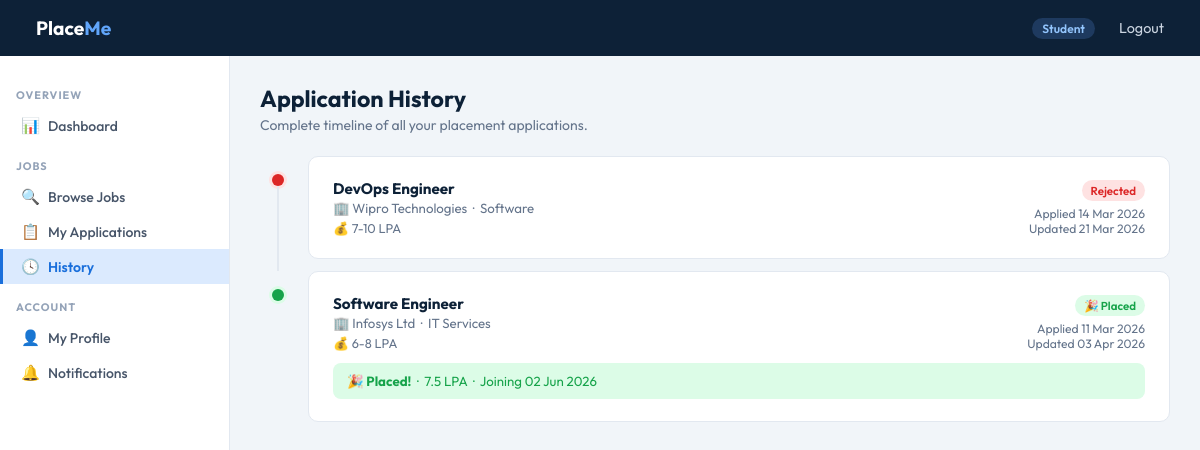
The page /student/applications/history (signed in) on the database its author committed.
### app.py (models this page shows, shortened)
class Application(db.Model):
    __tablename__ = 'application'
    id           = db.Column(db.Integer, primary_key=True)
    student_id   = db.Column(db.Integer, db.ForeignKey('student.id'), nullable=False)
    job_id       = db.Column(db.Integer, db.ForeignKey('job_position.id'), nullable=False)
    status       = db.Column(db.String(20), default='Applied')  # Applied → Shortlisted → Selected / Rejected / Placed
    applied_date = db.Column(db.DateTime, default=datetime.utcnow)
    updated_date = db.Column(db.DateTime, default=datetime.utcnow)
    placement = db.relationship(
        'Placement', backref='application',
        uselist=False, cascade='all, delete-orphan'
    )

class JobPosition(db.Model):
    __tablename__ = 'job_position'
    id              = db.Column(db.Integer, primary_key=True)
    company_id      = db.Column(db.Integer, db.ForeignKey('company.id'), nullable=False)
    title           = db.Column(db.String(100), nullable=False)
    description     = db.Column(db.Text)
    required_skills = db.Column(db.Text)
    experience      = db.Column(db.String(50))
    salary_range    = db.Column(db.String(50))
    status          = db.Column(db.String(20), default='Active')  # Active / Closed
    is_approved     = db.Column(db.Boolean, default=False)
    posted_date     = db.Column(db.DateTime, default=datetime.utcnow)
    applications = db.relationship(
        'Application', backref='job_position',
        lazy=True, cascade='all, delete-orphan'
    )

class Company(db.Model):
    __tablename__ = 'company'
    id              = db.Column(db.Integer, primary_key=True)
    name            = db.Column(db.String(100), nullable=False)
    email           = db.Column(db.String(120), unique=True, nullable=False)
    password        = db.Column(db.String(200), nullable=False)
    industry        = db.Column(db.String(100))
    contact         = db.Column(db.String(20))
    is_approved     = db.Column(db.Boolean, default=False)
    is_active       = db.Column(db.Boolean, default=True)
    registered_date = db.Column(db.DateTime, default=datetime.utcnow)
    job_positions = db.relationship(
        'JobPosition', backref='company',
        lazy=True, cascade='all, delete-orphan'
    )

class Placement(db.Model):
    __tablename__ = 'placement'
    id             = db.Column(db.Integer, primary_key=True)
    application_id = db.Column(db.Integer, db.ForeignKey('application.id'), nullable=False)
    placement_date = db.Column(db.DateTime, default=datetime.utcnow)
    joining_date   = db.Column(db.Date)
    salary         = db.Column(db.String(50))

### app.py (the view)
@app.route('/student/applications/history')
def student_application_history():
    if session.get('role') != 'student':
        return redirect(url_for('login'))
    applications = Application.query.filter_by(
        student_id=session['user_id']
    ).order_by(Application.applied_date.desc()).all()
    history = [
        {
            'application': a,
            'job':         a.job_position,
            'company':     a.job_position.company,
            'status':      a.status,
            'applied_on':  a.applied_date,
            'updated_on':  a.updated_date,
        }
        for a in applications
    ]
    return render_template('student_application_history.html', history=history)

### app.py (called while the page is built)
@app.context_processor
def inject_student():
    if session.get('role') == 'student':
        return dict(student=Student.query.get(session['user_id']))
    return dict(student=None)

### templates/student_application_history.html (shortened to what this page needs)
{% extends "base.html" %}
{% block content %}
<div class="page-header">
  <h1>Application History</h1>
  <p>Complete timeline of all your placement applications.</p>
</div>
{% if history %}
<div style="display:flex;flex-direction:column;gap:0;">
  {% for entry in history %}
  <div style="display:flex;gap:0;position:relative;">
    <div style="display:flex;flex-direction:column;align-items:center;width:36px;flex-shrink:0;">
      <div style="width:12px;height:12px;border-radius:50%;margin-top:18px;flex-shrink:0;
        background:{% if entry.status == 'Placed' or entry.status == 'Selected' %}var(--green)
        {% elif entry.status == 'Rejected' %}var(--red)
        {% elif entry.status == 'Shortlisted' %}var(--amber)
        {% elif entry.status == 'Interview' %}#7c3aed
        {% else %}var(--blue){% endif %};
        box-shadow:0 0 0 3px {% if entry.status == 'Placed' or entry.status == 'Selected' %}#dcfce7
        {% elif entry.status == 'Rejected' %}#fee2e2
        {% elif entry.status == 'Shortlisted' %}#fef3c7
        {% elif entry.status == 'Interview' %}#f3e8ff
        {% else %}var(--blue-lt){% endif %};"></div>
      {% if not loop.last %}
      <div style="width:2px;flex:1;background:var(--border);min-height:16px;"></div>
      {% endif %}
    </div>
    <div class="card" style="flex:1;margin-bottom:12px;margin-left:12px;">
      <div style="display:flex;justify-content:space-between;flex-wrap:wrap;gap:8px;">
        <div>
          <div style="font-weight:700;font-size:.95rem;color:var(--navy);">{{ entry.job.title }}</div>
          <div style="font-size:.83rem;color:var(--gray);margin-top:2px;">
            🏢 {{ entry.company.name }}{% if entry.company.industry %} &nbsp;·&nbsp; {{ entry.company.industry }}{% endif %}
          </div>
          {% if entry.job.salary_range %}
          <div style="font-size:.8rem;color:var(--gray);margin-top:4px;">💰 {{ entry.job.salary_range }}</div>
          {% endif %}
        </div>
        <div style="text-align:right;">
          {% if entry.status == 'Applied' %}<span class="badge badge-blue">Applied</span>
          {% elif entry.status == 'Shortlisted' %}<span class="badge badge-amber">⭐ Shortlisted</span>
          {% elif entry.status == 'Interview' %}<span class="badge badge-purple">🗓 Interview</span>
          {% elif entry.status == 'Selected' %}<span class="badge badge-green">✅ Selected</span>
          {% elif entry.status == 'Placed' %}<span class="badge badge-green">🎉 Placed</span>
          {% elif entry.status == 'Rejected' %}<span class="badge badge-red">Rejected</span>
          {% endif %}
          <div style="font-size:.76rem;color:var(--gray);margin-top:5px;">
            Applied {{ entry.applied_on.strftime('%d %b %Y') }}
          </div>
          {% if entry.applied_on != entry.updated_on %}
          <div style="font-size:.76rem;color:var(--gray);">
            Updated {{ entry.updated_on.strftime('%d %b %Y') }}
          </div>
          {% endif %}
        </div>
      </div>
      {% if entry.application.placement %}
      <div style="margin-top:12px;padding:10px 14px;background:var(--green-lt);border-radius:8px;font-size:.83rem;color:var(--green);">
        🎉 <strong>Placed!</strong>
        {% if entry.application.placement.salary %} &nbsp;·&nbsp; {{ entry.application.placement.salary }}{% endif %}
        {% if entry.application.placement.joining_date %} &nbsp;·&nbsp; Joining {{ entry.application.placement.joining_date.strftime('%d %b %Y') }}{% endif %}
      </div>
      {% endif %}
    </div>
  </div>
  {% endfor %}
</div>
{% endif %}
{% endblock %}

### templates/base.html (style rules this page uses)
*, *::before, *::after { box-sizing: border-box; margin: 0; padding: 0; }
:root { --navy: #0d2137; --blue: #1a6fdb; --blue-lt: #dbeafe; --green: #16a34a; --green-lt:#dcfce7; --amber: #b45309; --amber-lt:#fef3c7; --red: #dc2626; --red-lt: #fee2e2; --gray: #64748b; --border: #e2e8f0; --bg: #f1f5f9; --white: #ffffff; --text: #1e293b; --sidebar-w: 230px; }
body { font-family: 'Outfit', sans-serif; background: var(--bg); color: var(--text); min-height: 100vh; }
.page-header { margin-bottom: 22px; }
.page-header h1 { font-size: 1.45rem; font-weight: 700; color: var(--navy); }
.page-header p { color: var(--gray); margin-top: 3px; font-size: .875rem; }
.card { background: var(--white); border: 1px solid var(--border); border-radius: 10px; padding: 22px 24px; }
.badge { display: inline-block; padding: 3px 9px; border-radius: 20px; font-size: .72rem; font-weight: 600; }
.badge-green { background: var(--green-lt); color: var(--green); }
.badge-red { background: var(--red-lt); color: var(--red); }

### rows shown on the page
Application: job "DevOps Engineer", company.name "Wipro Technologies", company.industry "Software", job.salary_range "7-10 LPA", status "Rejected", applied_on "14 Mar 2026", updated_on "21 Mar 2026"
Application: job "Software Engineer", company.name "Infosys Ltd", company.industry "IT Services", job.salary_range "6-8 LPA", status "🎉 Placed", applied_on "11 Mar 2026", updated_on "03 Apr 2026", application.placement.salary "7.5 LPA", application.placement.joining_date "02 Jun 2026"

### other values the page prints
{{ session.get('role') | capitalize }} "Student"
